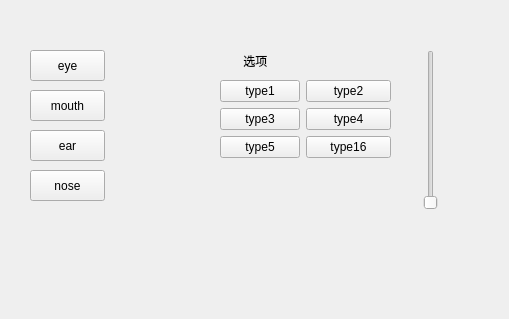
<?xml version="1.0" encoding="UTF-8"?>
<ui version="4.0">
 <class>MainWindow</class>
 <widget class="QMainWindow" name="MainWindow">
  <property name="geometry">
   <rect>
    <x>0</x>
    <y>0</y>
    <width>509</width>
    <height>319</height>
   </rect>
  </property>
  <property name="windowTitle">
   <string>MAYA Face Design</string>
  </property>
  <property name="styleSheet">
   <string notr="true">verticalLayout_2{
rgb(31, 31, 31)
}</string>
  </property>
  <widget class="QWidget" name="centralwidget">
   <property name="styleSheet">
    <string notr="true">verticalLayout{
rgb(39, 37, 34)
}</string>
   </property>
   <widget class="QPushButton" name="pushButton">
    <property name="geometry">
     <rect>
      <x>30</x>
      <y>50</y>
      <width>75</width>
      <height>31</height>
     </rect>
    </property>
    <property name="text">
     <string>eye</string>
    </property>
   </widget>
   <widget class="QPushButton" name="pushButton_2">
    <property name="geometry">
     <rect>
      <x>30</x>
      <y>90</y>
      <width>75</width>
      <height>31</height>
     </rect>
    </property>
    <property name="text">
     <string>mouth</string>
    </property>
   </widget>
   <widget class="QPushButton" name="pushButton_3">
    <property name="geometry">
     <rect>
      <x>30</x>
      <y>130</y>
      <width>75</width>
      <height>31</height>
     </rect>
    </property>
    <property name="text">
     <string>ear</string>
    </property>
   </widget>
   <widget class="QPushButton" name="pushButton_4">
    <property name="geometry">
     <rect>
      <x>30</x>
      <y>170</y>
      <width>75</width>
      <height>31</height>
     </rect>
    </property>
    <property name="text">
     <string>nose</string>
    </property>
   </widget>
   <widget class="QLabel" name="label">
    <property name="geometry">
     <rect>
      <x>190</x>
      <y>40</y>
      <width>221</width>
      <height>41</height>
     </rect>
    </property>
    <property name="text">
     <string>                选项</string>
    </property>
   </widget>
   <widget class="QWidget" name="formLayoutWidget">
    <property name="geometry">
     <rect>
      <x>220</x>
      <y>80</y>
      <width>171</width>
      <height>112</height>
     </rect>
    </property>
    <layout class="QFormLayout" name="formLayout">
     <item row="0" column="0">
      <widget class="QPushButton" name="pushButton_5">
       <property name="text">
        <string>type1</string>
       </property>
      </widget>
     </item>
     <item row="1" column="0">
      <widget class="QPushButton" name="pushButton_7">
       <property name="text">
        <string>type3</string>
       </property>
      </widget>
     </item>
     <item row="1" column="1">
      <widget class="QPushButton" name="pushButton_8">
       <property name="text">
        <string>type4</string>
       </property>
      </widget>
     </item>
     <item row="2" column="0">
      <widget class="QPushButton" name="pushButton_9">
       <property name="text">
        <string>type5</string>
       </property>
      </widget>
     </item>
     <item row="2" column="1">
      <widget class="QPushButton" name="pushButton_10">
       <property name="text">
        <string>type16</string>
       </property>
      </widget>
     </item>
     <item row="0" column="1">
      <widget class="QPushButton" name="pushButton_6">
       <property name="text">
        <string>type2</string>
       </property>
      </widget>
     </item>
    </layout>
   </widget>
   <widget class="QSlider" name="verticalSlider">
    <property name="geometry">
     <rect>
      <x>420</x>
      <y>50</y>
      <width>22</width>
      <height>160</height>
     </rect>
    </property>
    <property name="orientation">
     <enum>Qt::Vertical</enum>
    </property>
   </widget>
  </widget>
 </widget>
 <resources/>
 <connections/>
</ui>
